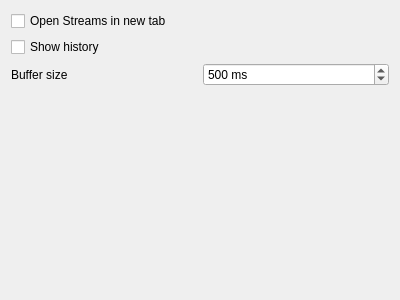
<?xml version="1.0" encoding="UTF-8"?>
<ui version="4.0">
 <class>GUI_StreamPreferences</class>
 <widget class="QWidget" name="GUI_StreamPreferences">
  <property name="geometry">
   <rect>
    <x>0</x>
    <y>0</y>
    <width>400</width>
    <height>300</height>
   </rect>
  </property>
  <layout class="QGridLayout" name="gridLayout">
   <item row="2" column="1">
    <widget class="QSpinBox" name="sbBufferSize">
     <property name="suffix">
      <string> ms</string>
     </property>
     <property name="minimum">
      <number>20</number>
     </property>
     <property name="maximum">
      <number>1000</number>
     </property>
     <property name="value">
      <number>500</number>
     </property>
    </widget>
   </item>
   <item row="3" column="1">
    <spacer name="verticalSpacer">
     <property name="orientation">
      <enum>Qt::Vertical</enum>
     </property>
     <property name="sizeHint" stdset="0">
      <size>
       <width>20</width>
       <height>40</height>
      </size>
     </property>
    </spacer>
   </item>
   <item row="2" column="0">
    <widget class="QLabel" name="labBufferSize">
     <property name="text">
      <string>Buffer size</string>
     </property>
    </widget>
   </item>
   <item row="1" column="0">
    <widget class="QCheckBox" name="cbShowHistory">
     <property name="text">
      <string>Show history</string>
     </property>
    </widget>
   </item>
   <item row="0" column="0">
    <widget class="QCheckBox" name="cbNewTab">
     <property name="text">
      <string>Open Streams in new tab</string>
     </property>
    </widget>
   </item>
  </layout>
 </widget>
 <tabstops>
  <tabstop>cbNewTab</tabstop>
  <tabstop>cbShowHistory</tabstop>
  <tabstop>sbBufferSize</tabstop>
 </tabstops>
 <resources/>
 <connections/>
</ui>
